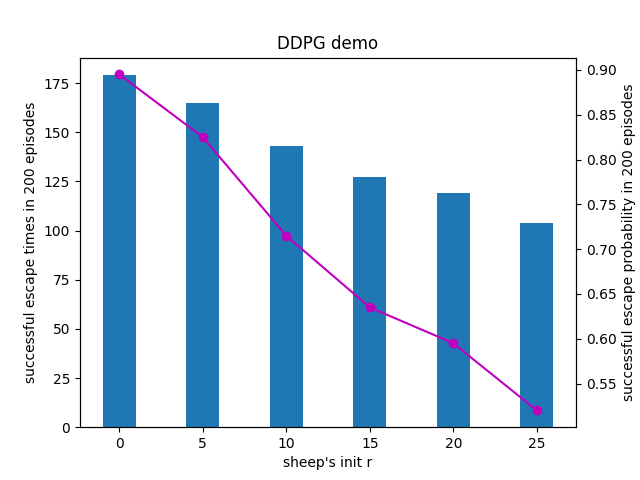

Write Python code to recreate this figure.
import numpy as np
import matplotlib.pyplot as plt

data_X = ['0', '5', '10', '15', '20', '25']
data_Y = [179, 165, 143, 127, 119, 104]
sum_ = []

for i in range(len(data_X)) :
    sum_.append(data_Y[i] / 200)

x = np.arange(len(data_X))  # 设定步长
width = 0.4  # 设置数据条宽度
fig, ax = plt.subplots()
p1 = ax.bar(x, data_Y, width)
plt.title("DDPG demo")
plt.xlabel("sheep's init r")
plt.ylabel("successful escape times in 200 episodes")
ax.set_xticks(x)
ax.set_xticklabels(data_X)

ax2 = ax.twinx()
ax2.plot(data_X, sum_, 'o-', color = 'm')
# 设置纵轴格式
fmt = '%.2f%%'
ax2.set_ylabel("successful escape probability in 200 episodes")

#plt.show()
plt.savefig("DDPG_r.png")